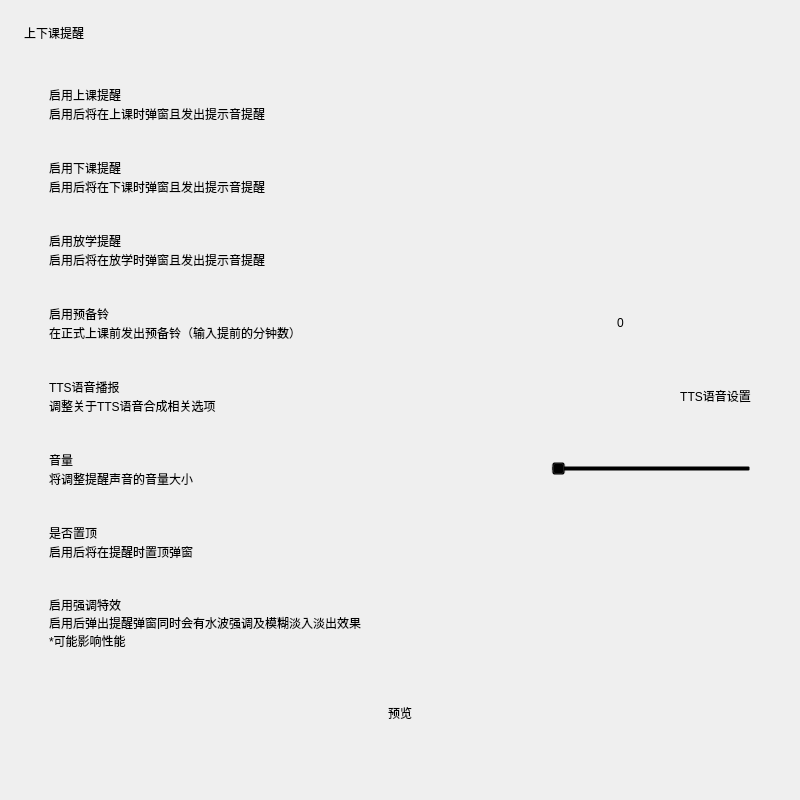
<?xml version="1.0" encoding="UTF-8"?>
<ui version="4.0">
 <class>Form</class>
 <widget class="QWidget" name="Form">
  <property name="geometry">
   <rect>
    <x>0</x>
    <y>0</y>
    <width>800</width>
    <height>800</height>
   </rect>
  </property>
  <property name="sizePolicy">
   <sizepolicy hsizetype="Preferred" vsizetype="Expanding">
    <horstretch>0</horstretch>
    <verstretch>0</verstretch>
   </sizepolicy>
  </property>
  <property name="windowTitle">
   <string>Form</string>
  </property>
  <layout class="QVBoxLayout" name="verticalLayout_2">
   <property name="spacing">
    <number>18</number>
   </property>
   <property name="leftMargin">
    <number>24</number>
   </property>
   <property name="topMargin">
    <number>24</number>
   </property>
   <property name="rightMargin">
    <number>24</number>
   </property>
   <property name="bottomMargin">
    <number>0</number>
   </property>
   <item>
    <widget class="TitleLabel" name="TitleLabel">
     <property name="text">
      <string>上下课提醒</string>
     </property>
    <property name="wordWrap"><bool>true</bool></property></widget>
   </item>
   <item>
    <widget class="SmoothScrollArea" name="sd_scroll">
     <property name="styleSheet">
      <string notr="true">background: transparent; border: none</string>
     </property>
     <property name="widgetResizable">
      <bool>true</bool>
     </property>
     <widget class="QWidget" name="scrollAreaWidgetContents">
      <property name="geometry">
       <rect>
        <x>0</x>
        <y>0</y>
        <width>697</width>
        <height>734</height>
       </rect>
      </property>
      <layout class="QVBoxLayout" name="verticalLayout_9">
       <item>
        <layout class="QVBoxLayout" name="verticalLayout_5">
         <property name="spacing">
          <number>3</number>
         </property>
         <item>
          <widget class="CardWidget" name="CardWidget_6">
           <property name="minimumSize">
            <size>
             <width>0</width>
             <height>70</height>
            </size>
           </property>
           <layout class="QHBoxLayout" name="horizontalLayout_6">
            <property name="leftMargin">
             <number>16</number>
            </property>
            <property name="topMargin">
             <number>16</number>
            </property>
            <property name="rightMargin">
             <number>16</number>
            </property>
            <property name="bottomMargin">
             <number>16</number>
            </property>
            <item>
             <layout class="QVBoxLayout" name="verticalLayout_10">
              <property name="spacing">
               <number>0</number>
              </property>
              <item>
               <widget class="StrongBodyLabel" name="StrongBodyLabel_6">
                <property name="sizePolicy">
                 <sizepolicy hsizetype="Expanding" vsizetype="Preferred">
                  <horstretch>0</horstretch>
                  <verstretch>0</verstretch>
                 </sizepolicy>
                </property>
                <property name="text">
                 <string>启用上课提醒</string>
                </property>
               <property name="wordWrap"><bool>true</bool></property></widget>
              </item>
              <item>
               <widget class="CaptionLabel" name="CaptionLabel_5">
                <property name="text">
                 <string>启用后将在上课时弹窗且发出提示音提醒</string>
                </property>
                <property name="wordWrap">
                 <bool>true</bool>
                </property>
                <property name="lightColor" stdset="0">
                 <color alpha="150">
                  <red>0</red>
                  <green>0</green>
                  <blue>0</blue>
                 </color>
                </property>
                <property name="darkColor" stdset="0">
                 <color alpha="200">
                  <red>255</red>
                  <green>255</green>
                  <blue>255</blue>
                 </color>
                </property>
               </widget>
              </item>
             </layout>
            </item>
            <item>
             <widget class="SwitchButton" name="switch_enable_attend">
              <property name="onText">
               <string>启用</string>
              </property>
              <property name="offText">
               <string>禁用</string>
              </property>
             </widget>
            </item>
           </layout>
          </widget>
         </item>
         <item>
          <widget class="CardWidget" name="CardWidget_10">
           <property name="minimumSize">
            <size>
             <width>0</width>
             <height>70</height>
            </size>
           </property>
           <layout class="QHBoxLayout" name="horizontalLayout_8">
            <property name="leftMargin">
             <number>16</number>
            </property>
            <property name="topMargin">
             <number>16</number>
            </property>
            <property name="rightMargin">
             <number>16</number>
            </property>
            <property name="bottomMargin">
             <number>16</number>
            </property>
            <item>
             <layout class="QVBoxLayout" name="verticalLayout_12">
              <property name="spacing">
               <number>0</number>
              </property>
              <item>
               <widget class="StrongBodyLabel" name="StrongBodyLabel_8">
                <property name="sizePolicy">
                 <sizepolicy hsizetype="Expanding" vsizetype="Preferred">
                  <horstretch>0</horstretch>
                  <verstretch>0</verstretch>
                 </sizepolicy>
                </property>
                <property name="text">
                 <string>启用下课提醒</string>
                </property>
               <property name="wordWrap"><bool>true</bool></property></widget>
              </item>
              <item>
               <widget class="CaptionLabel" name="CaptionLabel_7">
                <property name="text">
                 <string>启用后将在下课时弹窗且发出提示音提醒</string>
                </property>
                <property name="wordWrap">
                 <bool>true</bool>
                </property>
                <property name="lightColor" stdset="0">
                 <color alpha="150">
                  <red>0</red>
                  <green>0</green>
                  <blue>0</blue>
                 </color>
                </property>
                <property name="darkColor" stdset="0">
                 <color alpha="200">
                  <red>255</red>
                  <green>255</green>
                  <blue>255</blue>
                 </color>
                </property>
               </widget>
              </item>
             </layout>
            </item>
            <item>
             <widget class="SwitchButton" name="switch_enable_finish">
              <property name="onText">
               <string>启用</string>
              </property>
              <property name="offText">
               <string>禁用</string>
              </property>
             </widget>
            </item>
           </layout>
          </widget>
         </item>
         <item>
          <widget class="CardWidget" name="CardWidget_14">
           <property name="minimumSize">
            <size>
             <width>0</width>
             <height>70</height>
            </size>
           </property>
           <layout class="QHBoxLayout" name="horizontalLayout_9">
            <property name="leftMargin">
             <number>16</number>
            </property>
            <property name="topMargin">
             <number>16</number>
            </property>
            <property name="rightMargin">
             <number>16</number>
            </property>
            <property name="bottomMargin">
             <number>16</number>
            </property>
            <item>
             <layout class="QVBoxLayout" name="verticalLayout_15">
              <property name="spacing">
               <number>0</number>
              </property>
              <item>
               <widget class="StrongBodyLabel" name="StrongBodyLabel_9">
                <property name="sizePolicy">
                 <sizepolicy hsizetype="Expanding" vsizetype="Preferred">
                  <horstretch>0</horstretch>
                  <verstretch>0</verstretch>
                 </sizepolicy>
                </property>
                <property name="text">
                 <string>启用放学提醒</string>
                </property>
               <property name="wordWrap"><bool>true</bool></property></widget>
              </item>
              <item>
               <widget class="CaptionLabel" name="CaptionLabel_10">
                <property name="text">
                 <string>启用后将在放学时弹窗且发出提示音提醒</string>
                </property>
                <property name="wordWrap">
                 <bool>true</bool>
                </property>
                <property name="lightColor" stdset="0">
                 <color alpha="150">
                  <red>0</red>
                  <green>0</green>
                  <blue>0</blue>
                 </color>
                </property>
                <property name="darkColor" stdset="0">
                 <color alpha="200">
                  <red>255</red>
                  <green>255</green>
                  <blue>255</blue>
                 </color>
                </property>
               </widget>
              </item>
             </layout>
            </item>
            <item>
             <widget class="SwitchButton" name="switch_enable_schoolout">
              <property name="onText">
               <string>启用</string>
              </property>
              <property name="offText">
               <string>禁用</string>
              </property>
             </widget>
            </item>
           </layout>
          </widget>
         </item>
         <item>
          <widget class="CardWidget" name="CardWidget_8">
           <property name="minimumSize">
            <size>
             <width>0</width>
             <height>70</height>
            </size>
           </property>
           <layout class="QHBoxLayout" name="horizontalLayout_11">
            <property name="leftMargin">
             <number>16</number>
            </property>
            <property name="topMargin">
             <number>16</number>
            </property>
            <property name="rightMargin">
             <number>16</number>
            </property>
            <property name="bottomMargin">
             <number>16</number>
            </property>
            <item>
             <layout class="QVBoxLayout" name="verticalLayout_13">
              <property name="spacing">
               <number>0</number>
              </property>
              <item>
               <widget class="StrongBodyLabel" name="StrongBodyLabel_11">
                <property name="sizePolicy">
                 <sizepolicy hsizetype="Expanding" vsizetype="Preferred">
                  <horstretch>0</horstretch>
                  <verstretch>0</verstretch>
                 </sizepolicy>
                </property>
                <property name="text">
                 <string>启用预备铃</string>
                </property>
               <property name="wordWrap"><bool>true</bool></property></widget>
              </item>
              <item>
               <widget class="CaptionLabel" name="CaptionLabel_8">
                <property name="text">
                 <string>在正式上课前发出预备铃（输入提前的分钟数）</string>
                </property>
                <property name="wordWrap">
                 <bool>true</bool>
                </property>
                <property name="lightColor" stdset="0">
                 <color alpha="150">
                  <red>0</red>
                  <green>0</green>
                  <blue>0</blue>
                 </color>
                </property>
                <property name="darkColor" stdset="0">
                 <color alpha="200">
                  <red>255</red>
                  <green>255</green>
                  <blue>255</blue>
                 </color>
                </property>
               </widget>
              </item>
             </layout>
            </item>
            <item>
             <widget class="SpinBox" name="spin_prepare_class">
              <property name="minimumSize">
               <size>
                <width>130</width>
                <height>33</height>
               </size>
              </property>
              <property name="maximum">
               <number>9</number>
              </property>
             </widget>
            </item>
            <item>
             <widget class="SwitchButton" name="switch_enable_prepare">
              <property name="onText">
               <string>启用</string>
              </property>
              <property name="offText">
               <string>禁用</string>
              </property>
             </widget>
            </item>
           </layout>
          </widget>
         </item>
         <item>
          <widget class="CardWidget" name="CardWidget_13">
           <property name="minimumSize">
            <size>
             <width>0</width>
             <height>70</height>
            </size>
           </property>
           <layout class="QHBoxLayout" name="horizontalLayout_14">
            <property name="leftMargin">
             <number>16</number>
            </property>
            <property name="topMargin">
             <number>16</number>
            </property>
            <property name="rightMargin">
             <number>16</number>
            </property>
            <property name="bottomMargin">
             <number>16</number>
            </property>
            <item>
             <layout class="QVBoxLayout" name="verticalLayout_18">
              <property name="spacing">
               <number>0</number>
              </property>
              <item>
               <widget class="StrongBodyLabel" name="StrongBodyLabel_14">
                <property name="sizePolicy">
                 <sizepolicy hsizetype="Expanding" vsizetype="Preferred">
                  <horstretch>0</horstretch>
                  <verstretch>0</verstretch>
                 </sizepolicy>
                </property>
                <property name="text">
                 <string>TTS语音播报</string>
                </property>
               <property name="wordWrap"><bool>true</bool></property></widget>
              </item>
              <item>
               <widget class="CaptionLabel" name="CaptionLabel_13">
                <property name="text">
                 <string>调整关于TTS语音合成相关选项</string>
                </property>
                <property name="lightColor" stdset="0">
                 <color alpha="150">
                  <red>0</red>
                  <green>0</green>
                  <blue>0</blue>
                 </color>
                </property>
                <property name="darkColor" stdset="0">
                 <color alpha="200">
                  <red>255</red>
                  <green>255</green>
                  <blue>255</blue>
                 </color>
                </property>
               <property name="wordWrap"><bool>true</bool></property></widget>
              </item>
             </layout>
            </item>
            <item>
             <widget class="PushButton" name="TTS_PushButton">
              <property name="text">
               <string>TTS语音设置</string>
              </property>
             </widget>
            </item>
           </layout>
          </widget>
         </item>
         <item>
          <widget class="CardWidget" name="CardWidget_7">
           <property name="minimumSize">
            <size>
             <width>0</width>
             <height>70</height>
            </size>
           </property>
           <layout class="QHBoxLayout" name="horizontalLayout_7">
            <property name="leftMargin">
             <number>16</number>
            </property>
            <property name="topMargin">
             <number>16</number>
            </property>
            <property name="rightMargin">
             <number>16</number>
            </property>
            <property name="bottomMargin">
             <number>16</number>
            </property>
            <item>
             <layout class="QVBoxLayout" name="verticalLayout_11">
              <property name="spacing">
               <number>0</number>
              </property>
              <item>
               <widget class="StrongBodyLabel" name="StrongBodyLabel_7">
                <property name="text">
                 <string>音量</string>
                </property>
               <property name="wordWrap"><bool>true</bool></property></widget>
              </item>
              <item>
               <widget class="CaptionLabel" name="CaptionLabel_6">
                <property name="text">
                 <string>将调整提醒声音的音量大小</string>
                </property>
                <property name="lightColor" stdset="0">
                 <color alpha="150">
                  <red>0</red>
                  <green>0</green>
                  <blue>0</blue>
                 </color>
                </property>
                <property name="darkColor" stdset="0">
                 <color alpha="200">
                  <red>255</red>
                  <green>255</green>
                  <blue>255</blue>
                 </color>
                </property>
               <property name="wordWrap"><bool>true</bool></property></widget>
              </item>
             </layout>
            </item>
            <item>
             <widget class="Slider" name="slider_volume">
              <property name="sizePolicy">
               <sizepolicy hsizetype="Maximum" vsizetype="Fixed">
                <horstretch>0</horstretch>
                <verstretch>0</verstretch>
               </sizepolicy>
              </property>
              <property name="minimumSize">
               <size>
                <width>200</width>
                <height>0</height>
               </size>
              </property>
              <property name="orientation">
               <enum>Qt::Horizontal</enum>
              </property>
             </widget>
            </item>
           </layout>
          </widget>
         </item>
         <item>
          <widget class="CardWidget" name="CardWidget_12">
           <property name="minimumSize">
            <size>
             <width>0</width>
             <height>70</height>
            </size>
           </property>
           <layout class="QHBoxLayout" name="horizontalLayout_13">
            <property name="leftMargin">
             <number>16</number>
            </property>
            <property name="topMargin">
             <number>16</number>
            </property>
            <property name="rightMargin">
             <number>16</number>
            </property>
            <property name="bottomMargin">
             <number>16</number>
            </property>
            <item>
             <layout class="QVBoxLayout" name="verticalLayout_17">
              <property name="spacing">
               <number>0</number>
              </property>
              <item>
               <widget class="StrongBodyLabel" name="StrongBodyLabel_13">
                <property name="sizePolicy">
                 <sizepolicy hsizetype="Expanding" vsizetype="Preferred">
                  <horstretch>0</horstretch>
                  <verstretch>0</verstretch>
                 </sizepolicy>
                </property>
                <property name="text">
                 <string>是否置顶</string>
                </property>
               <property name="wordWrap"><bool>true</bool></property></widget>
              </item>
              <item>
               <widget class="CaptionLabel" name="CaptionLabel_12">
                <property name="text">
                 <string>启用后将在提醒时置顶弹窗</string>
                </property>
                <property name="lightColor" stdset="0">
                 <color alpha="150">
                  <red>0</red>
                  <green>0</green>
                  <blue>0</blue>
                 </color>
                </property>
                <property name="darkColor" stdset="0">
                 <color alpha="200">
                  <red>255</red>
                  <green>255</green>
                  <blue>255</blue>
                 </color>
                </property>
               <property name="wordWrap"><bool>true</bool></property></widget>
              </item>
             </layout>
            </item>
            <item>
             <widget class="SwitchButton" name="switch_enable_pin_toast">
              <property name="onText">
               <string>启用</string>
              </property>
              <property name="offText">
               <string>禁用</string>
              </property>
             </widget>
            </item>
           </layout>
          </widget>
         </item>
         <item>
          <widget class="CardWidget" name="CardWidget_9">
           <property name="minimumSize">
            <size>
             <width>0</width>
             <height>70</height>
            </size>
           </property>
           <layout class="QHBoxLayout" name="horizontalLayout_12">
            <property name="leftMargin">
             <number>16</number>
            </property>
            <property name="topMargin">
             <number>16</number>
            </property>
            <property name="rightMargin">
             <number>16</number>
            </property>
            <property name="bottomMargin">
             <number>16</number>
            </property>
            <item>
             <layout class="QVBoxLayout" name="verticalLayout_14">
              <property name="spacing">
               <number>0</number>
              </property>
              <item>
               <widget class="StrongBodyLabel" name="StrongBodyLabel_12">
                <property name="sizePolicy">
                 <sizepolicy hsizetype="Expanding" vsizetype="Preferred">
                  <horstretch>0</horstretch>
                  <verstretch>0</verstretch>
                 </sizepolicy>
                </property>
                <property name="text">
                 <string>启用强调特效</string>
                </property>
               <property name="wordWrap"><bool>true</bool></property></widget>
              </item>
              <item>
               <widget class="CaptionLabel" name="CaptionLabel_9">
                <property name="text">
                 <string>启用后弹出提醒弹窗同时会有水波强调及模糊淡入淡出效果
*可能影响性能</string>
                </property>
                <property name="wordWrap">
                 <bool>true</bool>
                </property>
                <property name="lightColor" stdset="0">
                 <color alpha="150">
                  <red>0</red>
                  <green>0</green>
                  <blue>0</blue>
                 </color>
                </property>
                <property name="darkColor" stdset="0">
                 <color alpha="200">
                  <red>255</red>
                  <green>255</green>
                  <blue>255</blue>
                 </color>
                </property>
               </widget>
              </item>
             </layout>
            </item>
            <item>
             <widget class="SwitchButton" name="switch_enable_wave">
              <property name="onText">
               <string>启用</string>
              </property>
              <property name="offText">
               <string>禁用</string>
              </property>
             </widget>
            </item>
           </layout>
          </widget>
         </item>
        </layout>
       </item>
       <item>
        <widget class="QFrame" name="blank">
         <property name="minimumSize">
          <size>
           <width>0</width>
           <height>25</height>
          </size>
         </property>
         <property name="frameShape">
          <enum>QFrame::StyledPanel</enum>
         </property>
         <property name="frameShadow">
          <enum>QFrame::Raised</enum>
         </property>
         <property name="lineWidth">
          <number>5</number>
         </property>
        </widget>
       </item>
       <item>
        <layout class="QHBoxLayout" name="horizontalLayout">
         <item>
          <spacer name="horizontalSpacer">
           <property name="orientation">
            <enum>Qt::Horizontal</enum>
           </property>
           <property name="sizeHint" stdset="0">
            <size>
             <width>40</width>
             <height>20</height>
            </size>
           </property>
          </spacer>
         </item>
         <item>
          <widget class="PrimaryDropDownPushButton" name="preview">
           <property name="sizePolicy">
            <sizepolicy hsizetype="Expanding" vsizetype="Fixed">
             <horstretch>0</horstretch>
             <verstretch>0</verstretch>
            </sizepolicy>
           </property>
           <property name="text">
            <string>预览</string>
           </property>
          </widget>
         </item>
         <item>
          <spacer name="horizontalSpacer_2">
           <property name="orientation">
            <enum>Qt::Horizontal</enum>
           </property>
           <property name="sizeHint" stdset="0">
            <size>
             <width>40</width>
             <height>20</height>
            </size>
           </property>
          </spacer>
         </item>
        </layout>
       </item>
       <item>
        <spacer name="verticalSpacer">
         <property name="orientation">
          <enum>Qt::Vertical</enum>
         </property>
         <property name="sizeHint" stdset="0">
          <size>
           <width>20</width>
           <height>40</height>
          </size>
         </property>
        </spacer>
       </item>
      </layout>
     </widget>
    </widget>
   </item>
  </layout>
 </widget>
 <customwidgets>
  <customwidget>
   <class>PushButton</class>
   <extends>QPushButton</extends>
   <header>qfluentwidgets</header>
  </customwidget>
  <customwidget>
   <class>PrimaryPushButton</class>
   <extends>PushButton</extends>
   <header>qfluentwidgets</header>
  </customwidget>
  <customwidget>
   <class>PrimaryDropDownPushButton</class>
   <extends>PrimaryPushButton</extends>
   <header>qfluentwidgets</header>
  </customwidget>
  <customwidget>
   <class>SwitchButton</class>
   <extends>QWidget</extends>
   <header>qfluentwidgets</header>
  </customwidget>
  <customwidget>
   <class>Slider</class>
   <extends>QSlider</extends>
   <header>qfluentwidgets</header>
  </customwidget>
  <customwidget>
   <class>CardWidget</class>
   <extends>QFrame</extends>
   <header>qfluentwidgets</header>
   <container>1</container>
  </customwidget>
  <customwidget>
   <class>SmoothScrollArea</class>
   <extends>QScrollArea</extends>
   <header>qfluentwidgets</header>
   <container>1</container>
  </customwidget>
  <customwidget>
   <class>CaptionLabel</class>
   <extends>QLabel</extends>
   <header>qfluentwidgets</header>
  </customwidget>
  <customwidget>
   <class>StrongBodyLabel</class>
   <extends>QLabel</extends>
   <header>qfluentwidgets</header>
  </customwidget>
  <customwidget>
   <class>TitleLabel</class>
   <extends>QLabel</extends>
   <header>qfluentwidgets</header>
  </customwidget>
  <customwidget>
   <class>SpinBox</class>
   <extends>QSpinBox</extends>
   <header>qfluentwidgets</header>
  </customwidget>
 </customwidgets>
 <resources />
 <connections />
</ui>
